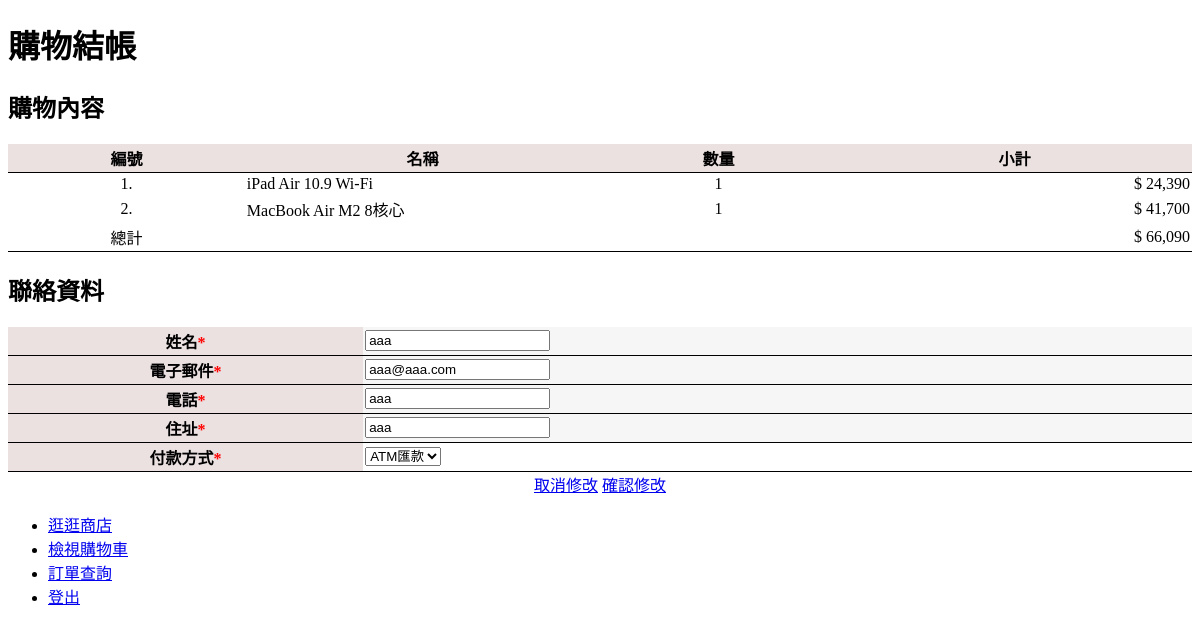
The app's page /edit.php?oid=19 (signed in) with its own data.
### tables this page shows
CREATE TABLE `orderdetail` (
  `orderdetailid` int(10) UNSIGNED NOT NULL,
  `orderid` int(10) UNSIGNED DEFAULT NULL,
  `productid` int(10) UNSIGNED DEFAULT NULL,
  `productname` varchar(254) DEFAULT NULL,
  `unitprice` int(10) UNSIGNED DEFAULT NULL,
  `quantity` int(10) UNSIGNED DEFAULT NULL
);

CREATE TABLE `order` (
  `orderid` int(10) UNSIGNED NOT NULL,
  `m_id` int(11) UNSIGNED NOT NULL,
  `total` int(10) UNSIGNED DEFAULT NULL,
  `customername` varchar(100) DEFAULT NULL,
  `customeremail` varchar(100) DEFAULT NULL,
  `customeraddress` varchar(100) DEFAULT NULL,
  `customerphone` varchar(100) DEFAULT NULL,
  `paytype` enum('ATM匯款','線上刷卡','貨到付款') DEFAULT 'ATM匯款'
);

### edit.php (the view, shortened to what this page needs)
<?php
require_once('connMysql.php');
if (isset($_GET['oid']) && ($_GET['oid'] != '')) {
    $query_RecProduct = "SELECT * FROM `order` WHERE orderid=?";
    $stmt = $db_link->prepare($query_RecProduct);
    $stmt->bind_param("i", $_GET['oid']);
    $stmt->execute();
    $RecOrder = $stmt->get_result();
}
if (isset($_GET['oid']) && ($_GET['oid'] != '')) {
    $query_RecProduct = "SELECT * FROM `orderdetail` WHERE orderid=?";
    $stmt = $db_link->prepare($query_RecProduct);
    $stmt->bind_param("i", $_GET['oid']);
    $stmt->execute();
    $RecOrderdetail = $stmt->get_result();
}
?>
<!DOCTYPE html>
<html>
<head>
    <link href="http://code.jquery.com/mobile/1.4.5/jquery.mobile-1.4.5.min.css" rel="stylesheet" type="text/css"/>
</head>
<body>
<div data-role="page" id="page" data-add-back-btn="true">
    <div data-role="header" data-position="fixed">
        <h1><span class="subjectDiv">購物結帳</span></h1>
    </div>
    <div data-role="content">
        <h2>購物內容 </h2>
        <table width="100%" border="0" cellpadding="2" cellspacing="0" class="datatable">
            <tr>
                <th width="20%">編號</th>
                <th>名稱</th>
                <th width="20%">數量</th>
                <th width="30%">小計</th>
            </tr>
            <?php $i = 1;
            $total = 0;
            while ($row_RecOrderdetail = $RecOrderdetail->fetch_assoc()) {
                $subTotal = $row_RecOrderdetail['unitprice'] * $row_RecOrderdetail['quantity'];
                $total += $subTotal; ?>
                <tr class="last">
                    <td align="center"><?php echo $i; ?>.</td>
                    <td><?php echo $row_RecOrderdetail['productname']; ?></td>
                    <td align="center"><?php echo $row_RecOrderdetail['quantity']; ?></td>
                    <td align="right">
                        $ <?php echo number_format($row_RecOrderdetail['unitprice'] * $row_RecOrderdetail['quantity']); ?></td>
                </tr>
                <?php $i++;
            } ?>
            <tr>
                <td align="center">總計</td>
                <td>&nbsp;</td>
                <td align="right">&nbsp;</td>
                <td align="right">$ <?php echo number_format($total); ?></td>
            </tr>
        </table>
        <?php $row_RecOrder = $RecOrder->fetch_assoc() ?>
        <form action="cartreport.php" method="post" name="cartform" id="cartform">
            <h2>聯絡資料</h2>
            <table width="100%" cellpadding="2" cellspacing="0" class="datatable">
                <tr>
                    <th width="30%">姓名<font color="#FF0000">*</font>
                    </th>
                    <td bgcolor="#F6F6F6"><input type="text" name="customername" id="customername"
                                                 value="<?php echo $row_RecOrder['customername']; ?>"></td>
                </tr>
                <tr>
                    <th width="20%">電子郵件<font color="#FF0000">*</font>
                    </th>
                    <td bgcolor="#F6F6F6"><input type="text" name="customeremail" id="customeremail"
                                                 value="<?php echo $row_RecOrder['customeremail']; ?>"></td>
                </tr>
                <tr>
                    <th width="20%">電話<font color="#FF0000">*</font>
                    </th>
                    <td bgcolor="#F6F6F6"><input type="text" name="customerphone" id="customerphone"
                                                 value="<?php echo $row_RecOrder['customerphone']; ?>"></td>
                </tr>
                <tr>
                    <th width="20%">住址<font color="#FF0000">*</font>
                    </th>
                    <td bgcolor="#F6F6F6"><input name="customeraddress" type="text" id="customeraddress"
                                                 value="<?php echo $row_RecOrder['customeraddress']; ?>"></td>
                </tr>
                <tr>
                    <th>付款方式<font color="#FF0000">*</font>
                    </th>
                    <td>
                        <select name="paytype" id="paytype">
                            <option value="ATM匯款"<?php if ($row_RecOrder['paytype'] == 'ATM匯款') echo ' selected'; ?>>
                                ATM匯款
                            </option>
                        </select>
                    </td>
                </tr>
            </table>
        </form>
        <div data-role="controlgroup" data-type="horizontal" style="text-align:center">
            <a href="search.php" data-role="button" data-icon="back" data-rel="back">取消修改</a>
            <a href="search.php" data-role="button" data-icon="check" class="modify_btn" data-orderid="<?php echo $row_RecOrder['orderid']; ?>">確認修改</a>
        </div>
    </div>
    <div data-role="footer" data-position="fixed">
        <div data-role="navbar">
            <ul>
                <li><a href="index.php" data-icon="grid">逛逛商店</a></li>
                <li><a href="cart.php" data-icon="star" data-ajax="false">檢視購物車</a></li>
                <li><a href="search.php" data-icon="search" class="ui-btn-active" data-ajax="false">訂單查詢</a></li>
                <li><a href="?logout=true" data-icon="" data-ajax="false">登出</a></li>
            </ul>
        </div>
    </div>
</div>
</body>
</html>

### edit.php (style rules this page uses)
.datatable { border-collapse: collapse; }
.datatable th { background-color: #ECE1E1; }
.datatable tr { border-bottom: 1px solid #000; }
.datatable tr.last { border-bottom: none; }

### records on screen
orderdetail: productname "iPad Air 10.9 Wi-Fi", quantity "1", $row_RecOrderdetail['unitprice'] * $row_RecOrderdetail['quantity'] "24,390"
orderdetail: productname "MacBook Air M2 8核心", quantity "1", $row_RecOrderdetail['unitprice'] * $row_RecOrderdetail['quantity'] "41,700"
order: customername "aaa", customeremail "aaa@aaa.com", customerphone "aaa", customeraddress "aaa", paytype "ATM匯款"

### other values on screen
$total "66,090"
